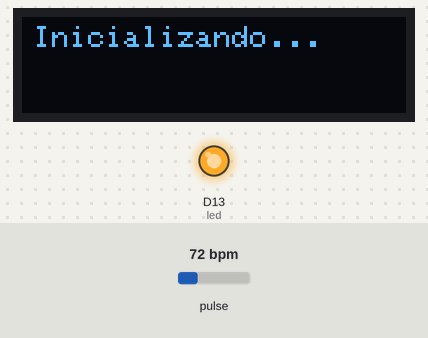
The sketch below on a simulated Arduino MKR. On the bench: 128×32 one-colour display, output pins drawn as LEDs (lit = HIGH). Inputs (shaded band) come from the test bench; at power-on: pulse 72 bpm. The display library's start-up logo is not drawn; nothing arrives over Bluetooth unless stated; a phone connects over Bluetooth LE 3 s after start; what the sketch prints to the serial monitor is not drawn.

Above: at 5.1 s.
At 8.1 s:
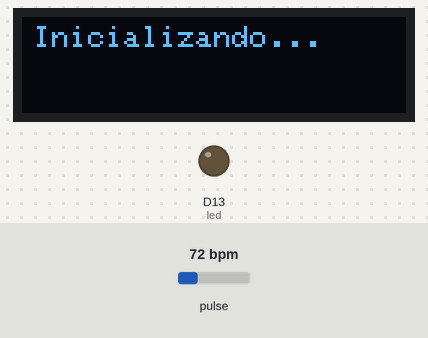
At 8.6 s:
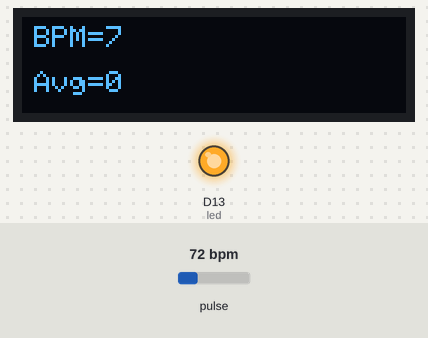
At 33.7 s:
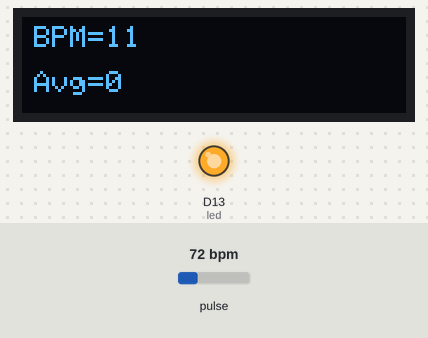
Timing chart, 0 to 40.0 s (numbered marks = the images above):
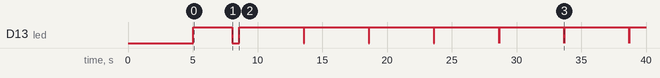

The sketch:

Parte2.ino
```cpp
#include <Wire.h>
#include "MAX30105.h"
#include <WiFiNINA.h>
#include "heartRate.h"
#include <Adafruit_SSD1306.h>
#include <string>
#include <ArduinoBLE.h>

#define SCREEN_WIDTH 128 // OLED display width, in pixels
#define SCREEN_HEIGHT 32 // OLED display height, in pixels
#define OLED_RESET -1

void Blink(int);

MAX30105 particleSensor;
Adafruit_SSD1306 display(SCREEN_WIDTH, SCREEN_HEIGHT, &Wire, OLED_RESET);

const byte RATE_SIZE = 4; // Increase this for more averaging. 4 is good.
byte rates[RATE_SIZE]; // Array of heart rates
byte rateSpot = 0;
long lastBeat = 0; // Time at which the last beat occurred

float beatsPerMinute = 0;
int beatAvg;

// Pantalla
int TextSize = 1; // tamaño del texto a imprimir
bool TextInverted = false; // false=Texto normal, true=Texto invertido
String Texto; // Texto a imprimir
int TextX; // Ubicacion en X del texto
int TextY; // Ubicacion en Y del texto
bool ClearScreen = false; // Limpiar pantalla
String Linea1;
String Linea2;

int led = 13;

BLEService bleService("19b10010-e8f2-537e-4f6c-d104768a1214"); // UUID for the BLE service
BLEIntCharacteristic intCharacteristic("2A37", BLERead | BLENotify);
// Custom characteristic UUID

void activarBluetooth();

void setup() {
  delay(3000);
  Serial.begin(9600);
  Serial.println("Programa iniciado.");

  activarBluetooth();

  if (!display.begin(SSD1306_SWITCHCAPVCC, 0x3C)) { // Address 0x3C for 128x32
    Serial.print("SSD1306 allocation failed");
    for (;;); // Don’t proceed, loop forever
  }

  display.display(); // Requerido por Adafruit Copywrite
  delay(2000); // Pause for 2 seconds
  display.clearDisplay();

  // Initialize sensor
  if (!particleSensor.begin(Wire, I2C_SPEED_FAST)) { // Use default I2C port, 400kHz speed
    Serial.println("MAX30105 was not found. Please check wiring/power.");
    while (1);
  }
  particleSensor.setup(); // Configure sensor with default settings
  particleSensor.setPulseAmplitudeRed(0x0A); // Turn Red LED to low to indicate sensor is running
  particleSensor.setPulseAmplitudeGreen(0); // Turn off Green LED

  display.clearDisplay();
  imprimirOLED(1, 4, 3, "Inicializando...");
  display.display();
  pinMode(led, OUTPUT);
  digitalWrite(led, HIGH);
  delay(3000);
  digitalWrite(led, LOW);
  delay(500);

  Serial.println("Esperando conexión bluetooth...");
}

bool shown = false;

void loop() {
  BLEDevice central = BLE.central();
  if (central) {
    if (!shown) {
      Serial.print("Connected to central: ");
      Serial.println(central.address());
      digitalWrite(LED_BUILTIN, HIGH);
      shown = true;
    }

    long irValue = particleSensor.getIR();

    if (checkForBeat(irValue) == true) {
      // We sensed a beat!
      long delta = millis() - lastBeat;
      lastBeat = millis();
      beatsPerMinute = 60 / (delta / 1000.0);

      if (beatsPerMinute < 255 && beatsPerMinute > 20) {
        rates[rateSpot++] = (byte)beatsPerMinute; // Store this reading in the array
        rateSpot %= RATE_SIZE; // Wrap variable

        // Take average of readings
        beatAvg = 0;
        for (byte x = 0; x < RATE_SIZE; x++) {
          beatAvg += rates[x];
        }
        beatAvg /= RATE_SIZE;
      }
    }

    if (irValue < 50000) {
      Linea1 = "ERROR DEDO";
      Linea2 = "";
    } else {
      Linea1 = "BPM=" + String(int(beatsPerMinute));
      Linea2 = "Avg=" + String(beatAvg);
    }

    display.clearDisplay();
    imprimirOLED(1, 4, 3, Linea1);
    imprimirOLED(1, 4, 18, Linea2);
    display.display();

    // LED
    if (int(beatsPerMinute) < 70) { // FIJO
      digitalWrite(led, HIGH);
      delay(5000); // delay 5 segundos
      digitalWrite(led, LOW);
    } else {
      if (int(beatsPerMinute) >= 70 && int(beatsPerMinute) < 110) {
        // Blink CADA SEGUNDO EN 5 SEGUNDOS
        Blink(1000); // 2s
        Blink(1000); // 2s
        BlinkHIGH(1000); // 1s
        digitalWrite(led, LOW);
      } else {
        if (int(beatsPerMinute) > 110) {
          // Blink CADA MEDIO SEGUNDO EN 5 SEGUNDOS
          Blink(500); // 1s
          Blink(500); // 1s
          Blink(500); // 1s
          Blink(500); // 1s
          Blink(500); // 1s
        }
      }
    }

    // Envío de datos por Bluetooth
    intCharacteristic.writeValue(beatsPerMinute);
    Serial.println("Enviado valor del sensor al dispositivo conectado mediante BLE!");

    beatsPerMinute = 0;
  }
}

// FUNCIONES //////////////////////////
void activarBluetooth() {
  if (!BLE.begin()) {
    Serial.println("Failed to initialize BLE!");
    while (1);
  }

  // Set the local name and advertised service UUID:
  BLE.setLocalName("DanielAsensiArduino");
  BLE.setAdvertisedService(bleService);

  // Add the characteristic to the service:
  bleService.addCharacteristic(intCharacteristic);

  // Advertise the service:
  BLE.addService(bleService);

  intCharacteristic.writeValue(beatsPerMinute);

  // Start advertising:
  BLE.advertise();

  Serial.println("Bluetooth activado!");
}

// Imprimir Text en pantalla
void imprimirOLED(int Size, int X, int Y, String Texto) {
  display.setTextSize(Size);
  display.setTextColor(WHITE);
  display.setCursor(X, Y);
  display.println(Texto);
}

void oledERRORDEDO() {
  display.clearDisplay();
  imprimirOLED(1, 4, 3, "ERROR DEDO");
  digitalWrite(led, HIGH);
  display.display();
}


void Blink(int ms) {
  BlinkHIGH(ms);
  BlinkLOW(ms);
}

void BlinkHIGH(int ms) {
  digitalWrite(led, HIGH);
  delay(ms);
}

void BlinkLOW(int ms) {
  digitalWrite(led, LOW);
  delay(ms);
}
```

Measured:
- by itself, D13 (led): repeats every 5.0 s: HIGH 5.0 s, LOW 0.02 s
- what the display in image 0 shows lasts 3.5 s, from 5.1 s to 8.6 s
- what the display in image 2 shows lasts 5.0 s, from 8.6 s to 13.6 s
